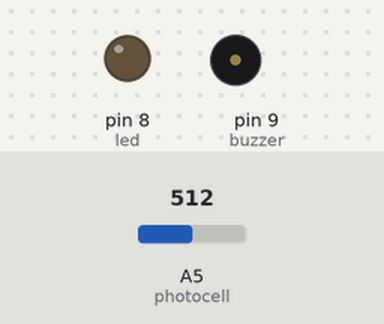
A sketch run on a simulated Arduino Uno, built with avr-gcc and run on an emulated ATmega328P. Shown: output pins drawn as LEDs (lit = HIGH), buzzer (waves = sounding, pin HIGH). The inputs (shaded band) are chosen by the test bench; at power-on: A5 (photocell) = 512.

Above: at 1.2 s.
1.3 s: A5 (photocell) set to 537
At 2.3 s:
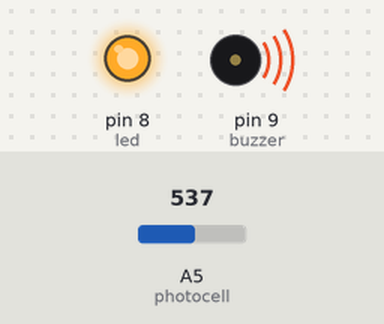
2.8 s: A5 (photocell) set to 511
At 3.5 s:
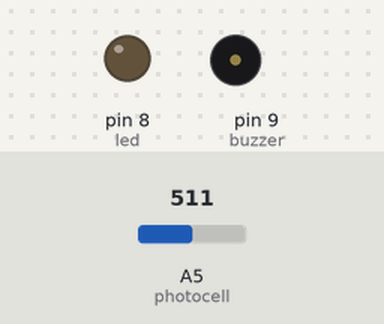
4.3 s: A5 (photocell) set to 716
At 4.6 s:
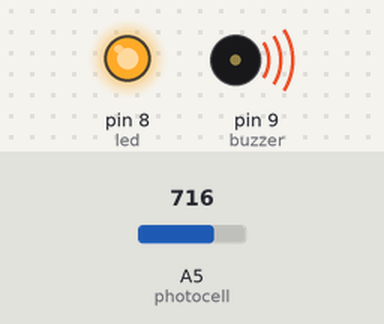
Timing chart, 0 to 7.3 s (numbered marks = the images above; inputs shaded):
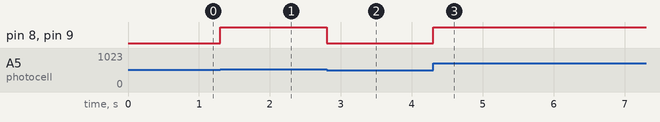

The sketch:

Photoresistor.ino
```cpp
int photocell = 5;
int buzzer = 9;
int led = 8;
unsigned int currentLight;

void setup() {
	pinMode(buzzer, OUTPUT);
	pinMode(led, OUTPUT);
	currentLight = analogRead(photocell) + 10;
}

void loop() {
	unsigned int val = analogRead(photocell);

	if (val > currentLight) {
		digitalWrite(buzzer, HIGH);
		digitalWrite(led, HIGH);
	}

	else {
		digitalWrite(buzzer, LOW);
		digitalWrite(led, LOW);
	}
}
```

Measured:
- the behaviour switches between 522 and 523 on A5 (photocell) (found by bisection; images 0 and 1)
- after the input at 1.3 s, pin 8 (led), pin 9 (buzzer): LOW → HIGH at once
- after the input at 2.8 s, pin 8 (led), pin 9 (buzzer): HIGH → LOW at once
- after the input at 4.3 s, pin 8 (led), pin 9 (buzzer): LOW → HIGH at once
